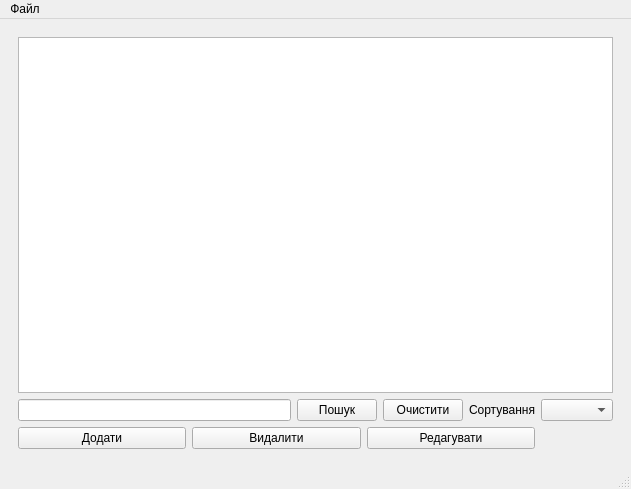
<?xml version="1.0" encoding="UTF-8"?>
<ui version="4.0">
 <class>MainWindow</class>
 <widget class="QMainWindow" name="MainWindow">
  <property name="geometry">
   <rect>
    <x>0</x>
    <y>0</y>
    <width>631</width>
    <height>489</height>
   </rect>
  </property>
  <property name="windowTitle">
   <string>MainWindow</string>
  </property>
  <widget class="QWidget" name="centralwidget">
   <layout class="QGridLayout" name="gridLayout_2">
    <item row="0" column="0">
     <widget class="QWidget" name="widget" native="true">
      <layout class="QGridLayout" name="gridLayout">
       <item row="0" column="0" colspan="3">
        <widget class="QTableView" name="contactsTableView">
         <property name="selectionMode">
          <enum>QAbstractItemView::SelectionMode::SingleSelection</enum>
         </property>
         <property name="selectionBehavior">
          <enum>QAbstractItemView::SelectionBehavior::SelectRows</enum>
         </property>
        </widget>
       </item>
       <item row="1" column="0">
        <layout class="QHBoxLayout" name="horizontalLayout">
         <item>
          <widget class="QLineEdit" name="searchLineEdit"/>
         </item>
         <item>
          <widget class="QPushButton" name="searchButton">
           <property name="text">
            <string>Пошук</string>
           </property>
          </widget>
         </item>
         <item>
          <widget class="QPushButton" name="clearButton">
           <property name="text">
            <string>Очистити</string>
           </property>
          </widget>
         </item>
        </layout>
       </item>
       <item row="1" column="1">
        <widget class="QLabel" name="sortLabel">
         <property name="text">
          <string>Сортування</string>
         </property>
        </widget>
       </item>
       <item row="1" column="2">
        <widget class="QComboBox" name="sortComboBox"/>
       </item>
       <item row="2" column="0" colspan="2">
        <layout class="QHBoxLayout" name="horizontalLayout_2">
         <item>
          <widget class="QPushButton" name="addButton">
           <property name="text">
            <string>Додати</string>
           </property>
          </widget>
         </item>
         <item>
          <widget class="QPushButton" name="deletePushButton">
           <property name="text">
            <string>Видалити</string>
           </property>
          </widget>
         </item>
         <item>
          <widget class="QPushButton" name="editPushButton">
           <property name="text">
            <string>Редагувати</string>
           </property>
          </widget>
         </item>
        </layout>
       </item>
      </layout>
     </widget>
    </item>
   </layout>
  </widget>
  <widget class="QMenuBar" name="menubar">
   <property name="geometry">
    <rect>
     <x>0</x>
     <y>0</y>
     <width>631</width>
     <height>25</height>
    </rect>
   </property>
   <widget class="QMenu" name="menuFile">
    <property name="title">
     <string>Файл</string>
    </property>
    <addaction name="actionImportCSV"/>
    <addaction name="actionExportCSV"/>
    <addaction name="actionExit"/>
   </widget>
   <addaction name="menuFile"/>
  </widget>
  <widget class="QStatusBar" name="statusbar"/>
  <action name="actionImportCSV">
   <property name="text">
    <string>Імпорт з CSV</string>
   </property>
  </action>
  <action name="actionExportCSV">
   <property name="text">
    <string>Експорт у CSV</string>
   </property>
  </action>
  <action name="actionExit">
   <property name="text">
    <string>Вихід</string>
   </property>
  </action>
  <action name="actionAddContact">
   <property name="text">
    <string>Додати контакт</string>
   </property>
  </action>
  <action name="actionEditContact">
   <property name="text">
    <string>Редагувати контакт</string>
   </property>
  </action>
  <action name="actionDeleteContact">
   <property name="text">
    <string>Видалити контакт</string>
   </property>
  </action>
 </widget>
 <resources/>
 <connections/>
</ui>
